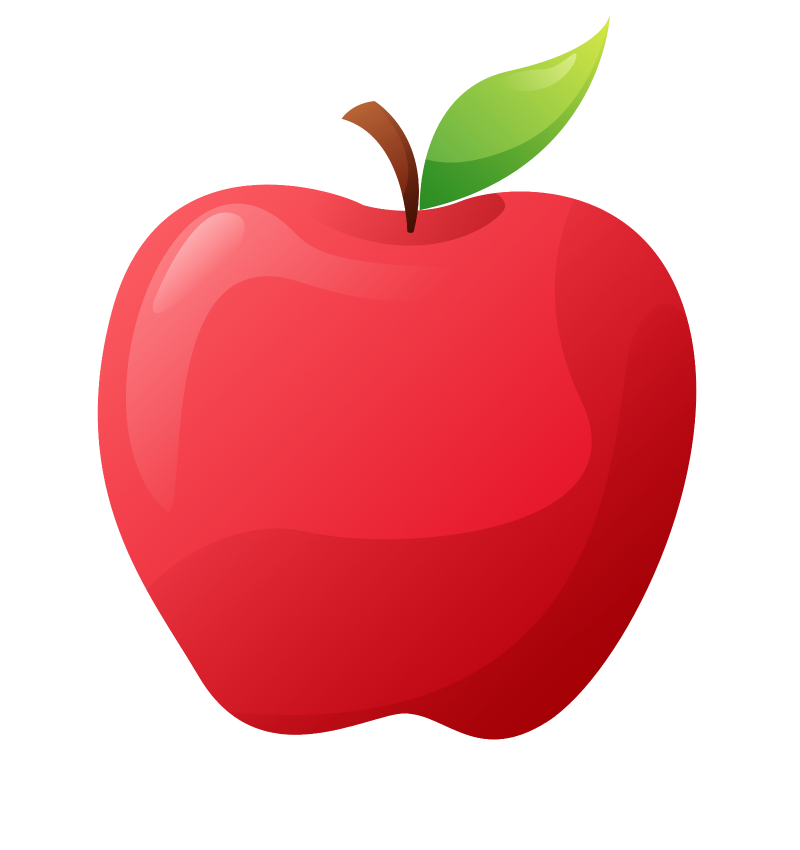
#> input picture Hun.Sim/Image_python/apple-98.png, 1600 x 1700 px (shown at 1/2 size)
$ python image_2_rgb.py
#> lines starting #> are read from the running program, lines starting #| are printed output that depends on the picture
from PIL import Image

# 이미지 파일 열기
image = Image.open("apple-98.png")  # 이미지 파일의 경로를 제공해야 합니다.
#> image is the input picture: PIL image 1600x1700 RGBA; mean R, G, B, A 93.5, 22.3, 24, 110.2

# 이미지가 RGB 모드가 아니라면 RGB 모드로 변환
if image.mode != 'RGB':
    image = image.convert('RGB')
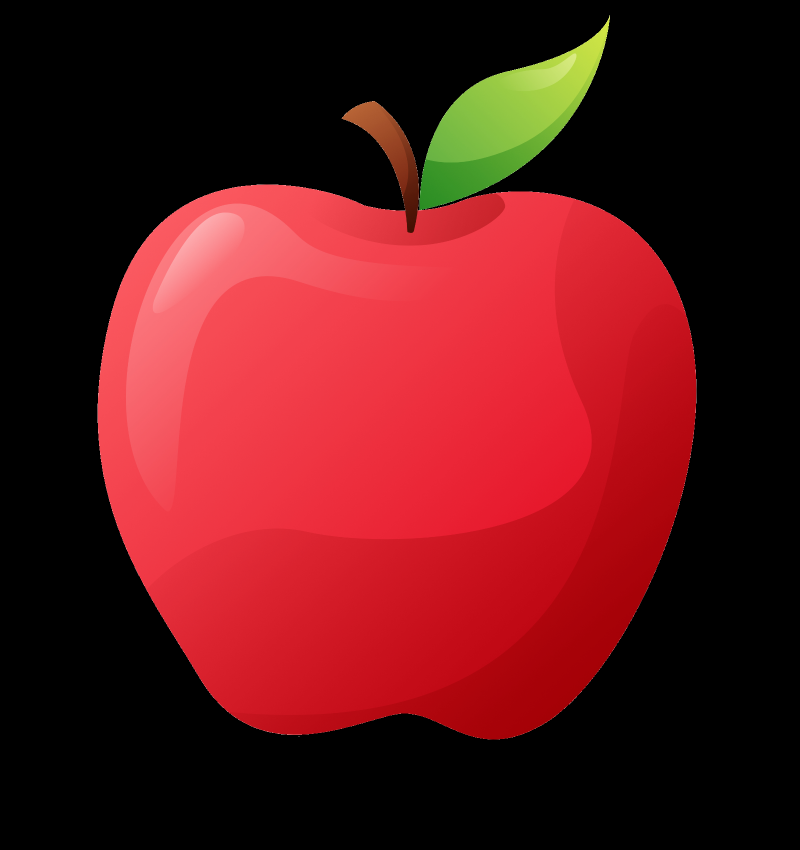
#> image: PIL image 1600x1700 RGB (shown at 1/2 size); mean R, G, B 93.5, 22.3, 24

# 이미지 크기 강제로 변환
width, height = 20, 20
image = image.resize((width, height), Image.LANCZOS)
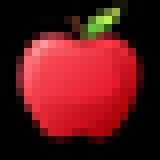
#> image: PIL image 20x20 RGB (shown 8 times larger); mean R, G, B 94.6, 22.8, 24.4

# 픽셀 수 계산
pixel_count = width * height

# 변환된 데이터를 저장할 빈 리스트 생성
rgb565_data = []

# 이미지 픽셀 순회 및 RGB565로 변환
for y in range(height):
    for x in range(width):
        r, g, b = image.getpixel((x, y))
        # RGB565로 변환
        rgb565 = ((r & 0xF8) << 8) | ((g & 0xFC) << 3) | (b >> 3)
        rgb565_data.append(rgb565)
#> after the loop, rgb565_data = 400 values, max 64691 at index 105, min 0 at index 0, mean 23852.5

# 변환된 데이터를 txt 파일로 저장
with open("output2.txt", "w") as file:
    file.write("const unsigned short test[{}] PROGMEM = {{\n".format(pixel_count))
    for i, data in enumerate(rgb565_data):
        if i % 16 == 0 and i != 0:
            file.write("\n")
        file.write("0x{:04X}".format(data))
        if i < len(rgb565_data) - 1:
            file.write(", ")
#> this loop made 400 passes
#> data on passes 1 to 3: 0, 0, 0
    file.write("\n};")

print("RGB565 데이터를 output.txt 파일로 저장했습니다.")
